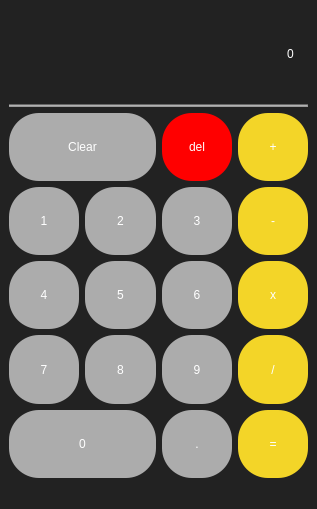
<?xml version="1.0" encoding="UTF-8"?>
<ui version="4.0">
 <class>MainWindow</class>
 <widget class="QMainWindow" name="MainWindow">
  <property name="geometry">
   <rect>
    <x>0</x>
    <y>0</y>
    <width>317</width>
    <height>509</height>
   </rect>
  </property>
  <property name="windowTitle">
   <string>MainWindow</string>
  </property>
  <property name="styleSheet">
   <string notr="true">background-color: rgb(34, 34, 34);</string>
  </property>
  <widget class="QWidget" name="centralwidget">
   <layout class="QGridLayout" name="gridLayout_2">
    <item row="0" column="0">
     <layout class="QGridLayout" name="gridLayout">
      <item row="6" column="0" colspan="2">
       <widget class="QPushButton" name="push_0">
        <property name="sizePolicy">
         <sizepolicy hsizetype="MinimumExpanding" vsizetype="Preferred">
          <horstretch>0</horstretch>
          <verstretch>10</verstretch>
         </sizepolicy>
        </property>
        <property name="styleSheet">
         <string notr="true">QPushButton{
color:rgb(255,255,255);
	font: 700 20pt &quot;Segoe UI&quot;;
	background-color: rgb(172, 172, 172);
	border-radius: 30px;
}
QPushButtton:hover{
color:rgb(61,61,61);
	font: 700 20pt &quot;Segoe UI&quot;;
	background-color: rgb(238, 238, 238);
	border-radius: 30 px;
	gridline-color: rgb(239, 239, 239);
}</string>
        </property>
        <property name="text">
         <string>0</string>
        </property>
       </widget>
      </item>
      <item row="0" column="0" colspan="4" alignment="Qt::AlignmentFlag::AlignRight">
       <widget class="QLabel" name="label_1">
        <property name="sizePolicy">
         <sizepolicy hsizetype="MinimumExpanding" vsizetype="MinimumExpanding">
          <horstretch>0</horstretch>
          <verstretch>13</verstretch>
         </sizepolicy>
        </property>
        <property name="minimumSize">
         <size>
          <width>21</width>
          <height>89</height>
         </size>
        </property>
        <property name="styleSheet">
         <string notr="true">font: 700 28pt &quot;Segoe UI&quot;;
color:rgb(255, 255, 255);</string>
        </property>
        <property name="text">
         <string>0</string>
        </property>
       </widget>
      </item>
      <item row="2" column="3">
       <widget class="QPushButton" name="push_plus">
        <property name="sizePolicy">
         <sizepolicy hsizetype="MinimumExpanding" vsizetype="Preferred">
          <horstretch>0</horstretch>
          <verstretch>10</verstretch>
         </sizepolicy>
        </property>
        <property name="styleSheet">
         <string notr="true">QPushButton{
	font: 700 20pt &quot;Segoe UI&quot;;
	background-color: rgb(243, 213, 40);
	color: rgb(255, 255, 255);
	border-radius:30px
}</string>
        </property>
        <property name="text">
         <string>+</string>
        </property>
        <property name="icon">
         <iconset>
          <normaloff>../assets/Screenshot_2026-11-18_172349-removebg-preview.png</normaloff>../assets/Screenshot_2026-11-18_172349-removebg-preview.png</iconset>
        </property>
        <property name="iconSize">
         <size>
          <width>0</width>
          <height>26</height>
         </size>
        </property>
       </widget>
      </item>
      <item row="6" column="3">
       <widget class="QPushButton" name="push_egal">
        <property name="sizePolicy">
         <sizepolicy hsizetype="MinimumExpanding" vsizetype="Preferred">
          <horstretch>0</horstretch>
          <verstretch>10</verstretch>
         </sizepolicy>
        </property>
        <property name="styleSheet">
         <string notr="true">QPushButton{
	font: 700 20pt &quot;Segoe UI&quot;;
	background-color: rgb(243, 213, 40);
	color: rgb(255, 255, 255);
	border-radius:30px
}</string>
        </property>
        <property name="text">
         <string>=</string>
        </property>
       </widget>
      </item>
      <item row="4" column="1">
       <widget class="QPushButton" name="push_5">
        <property name="sizePolicy">
         <sizepolicy hsizetype="MinimumExpanding" vsizetype="Preferred">
          <horstretch>0</horstretch>
          <verstretch>10</verstretch>
         </sizepolicy>
        </property>
        <property name="styleSheet">
         <string notr="true">QPushButton{
color:rgb(255,255,255);
	font: 700 20pt &quot;Segoe UI&quot;;
	background-color: rgb(172, 172, 172);
	border-radius: 30px;
}
QPushButtton:hover{
color:rgb(61,61,61);
	font: 700 20pt &quot;Segoe UI&quot;;
	background-color: rgb(238, 238, 238);
	border-radius: 30 px;
	gridline-color: rgb(239, 239, 239);
}</string>
        </property>
        <property name="text">
         <string>5</string>
        </property>
       </widget>
      </item>
      <item row="3" column="0">
       <widget class="QPushButton" name="push_1">
        <property name="sizePolicy">
         <sizepolicy hsizetype="MinimumExpanding" vsizetype="Preferred">
          <horstretch>0</horstretch>
          <verstretch>10</verstretch>
         </sizepolicy>
        </property>
        <property name="styleSheet">
         <string notr="true">QPushButton{
color:rgb(255,255,255);
	font: 700 20pt &quot;Segoe UI&quot;;
	background-color: rgb(172, 172, 172);
	border-radius: 30px;
}
QPushButtton:hover{
color:rgb(61,61,61);
	font: 700 20pt &quot;Segoe UI&quot;;
	background-color: rgb(238, 238, 238);
	border-radius: 30 px;
	gridline-color: rgb(239, 239, 239);
}</string>
        </property>
        <property name="text">
         <string>1</string>
        </property>
       </widget>
      </item>
      <item row="3" column="1">
       <widget class="QPushButton" name="push_2">
        <property name="sizePolicy">
         <sizepolicy hsizetype="MinimumExpanding" vsizetype="Preferred">
          <horstretch>0</horstretch>
          <verstretch>10</verstretch>
         </sizepolicy>
        </property>
        <property name="minimumSize">
         <size>
          <width>0</width>
          <height>24</height>
         </size>
        </property>
        <property name="styleSheet">
         <string notr="true">QPushButton{
color:rgb(255,255,255);
	font: 700 20pt &quot;Segoe UI&quot;;
	background-color: rgb(172, 172, 172);
	border-radius: 30px;
}
QPushButtton:hover{
color:rgb(61,61,61);
	font: 700 20pt &quot;Segoe UI&quot;;
	background-color: rgb(238, 238, 238);
	border-radius: 30 px;
	gridline-color: rgb(239, 239, 239);
}</string>
        </property>
        <property name="text">
         <string>2</string>
        </property>
       </widget>
      </item>
      <item row="5" column="0">
       <widget class="QPushButton" name="push_7">
        <property name="sizePolicy">
         <sizepolicy hsizetype="MinimumExpanding" vsizetype="Preferred">
          <horstretch>0</horstretch>
          <verstretch>10</verstretch>
         </sizepolicy>
        </property>
        <property name="styleSheet">
         <string notr="true">QPushButton{
color:rgb(255,255,255);
	font: 700 20pt &quot;Segoe UI&quot;;
	background-color: rgb(172, 172, 172);
	border-radius: 30px;
}
QPushButtton:hover{
color:rgb(61,61,61);
	font: 700 20pt &quot;Segoe UI&quot;;
	background-color: rgb(238, 238, 238);
	border-radius: 30 px;
	gridline-color: rgb(239, 239, 239);
}</string>
        </property>
        <property name="text">
         <string>7</string>
        </property>
       </widget>
      </item>
      <item row="3" column="2">
       <widget class="QPushButton" name="push_3">
        <property name="sizePolicy">
         <sizepolicy hsizetype="MinimumExpanding" vsizetype="Preferred">
          <horstretch>0</horstretch>
          <verstretch>10</verstretch>
         </sizepolicy>
        </property>
        <property name="styleSheet">
         <string notr="true">QPushButton{
color:rgb(255,255,255);
	font: 700 20pt &quot;Segoe UI&quot;;
	background-color: rgb(172, 172, 172);
	border-radius: 30px;
}
QPushButtton:hover{
color:rgb(61,61,61);
	font: 700 20pt &quot;Segoe UI&quot;;
	background-color: rgb(238, 238, 238);
	border-radius: 30 px;
	gridline-color: rgb(239, 239, 239);
}</string>
        </property>
        <property name="text">
         <string>3</string>
        </property>
       </widget>
      </item>
      <item row="6" column="2">
       <widget class="QPushButton" name="push_point">
        <property name="sizePolicy">
         <sizepolicy hsizetype="MinimumExpanding" vsizetype="Preferred">
          <horstretch>0</horstretch>
          <verstretch>10</verstretch>
         </sizepolicy>
        </property>
        <property name="styleSheet">
         <string notr="true">QPushButton{
color:rgb(255,255,255);
	font: 700 20pt &quot;Segoe UI&quot;;
	background-color: rgb(172, 172, 172);
	border-radius: 30px;
}
QPushButtton:hover{
color:rgb(61,61,61);
	font: 700 20pt &quot;Segoe UI&quot;;
	background-color: rgb(238, 238, 238);
	border-radius: 30 px;
	gridline-color: rgb(239, 239, 239);
}</string>
        </property>
        <property name="text">
         <string>.</string>
        </property>
       </widget>
      </item>
      <item row="5" column="3">
       <widget class="QPushButton" name="push_division">
        <property name="sizePolicy">
         <sizepolicy hsizetype="MinimumExpanding" vsizetype="Preferred">
          <horstretch>0</horstretch>
          <verstretch>10</verstretch>
         </sizepolicy>
        </property>
        <property name="styleSheet">
         <string notr="true">QPushButton{
	font: 700 20pt &quot;Segoe UI&quot;;
	background-color: rgb(243, 213, 40);
	color: rgb(255, 255, 255);
	border-radius:30px
}</string>
        </property>
        <property name="text">
         <string>/</string>
        </property>
       </widget>
      </item>
      <item row="2" column="2">
       <widget class="QPushButton" name="push_del">
        <property name="sizePolicy">
         <sizepolicy hsizetype="MinimumExpanding" vsizetype="Preferred">
          <horstretch>0</horstretch>
          <verstretch>10</verstretch>
         </sizepolicy>
        </property>
        <property name="styleSheet">
         <string notr="true">QPushButton{
color:rgb(255,255,255);
	font: 700 20pt &quot;Segoe UI&quot;;
	
	background-color: rgb(255, 0, 0);
	border-radius: 30px;
}
QPushButtton:hover{
color:rgb(61,61,61);
	font: 700 20pt &quot;Segoe UI&quot;;
	background-color: rgb(238, 238, 238);
	border-radius: 30 px;
	gridline-color: rgb(239, 239, 239);
}</string>
        </property>
        <property name="text">
         <string>del</string>
        </property>
       </widget>
      </item>
      <item row="4" column="3">
       <widget class="QPushButton" name="push_fois">
        <property name="sizePolicy">
         <sizepolicy hsizetype="MinimumExpanding" vsizetype="Preferred">
          <horstretch>0</horstretch>
          <verstretch>10</verstretch>
         </sizepolicy>
        </property>
        <property name="styleSheet">
         <string notr="true">QPushButton{
	font: 700 20pt &quot;Segoe UI&quot;;
	background-color: rgb(243, 213, 40);
	color: rgb(255, 255, 255);
	border-radius:30px
}</string>
        </property>
        <property name="text">
         <string>x</string>
        </property>
       </widget>
      </item>
      <item row="3" column="3">
       <widget class="QPushButton" name="push_moin">
        <property name="sizePolicy">
         <sizepolicy hsizetype="MinimumExpanding" vsizetype="Preferred">
          <horstretch>0</horstretch>
          <verstretch>10</verstretch>
         </sizepolicy>
        </property>
        <property name="styleSheet">
         <string notr="true">QPushButton{
	font: 700 20pt &quot;Segoe UI&quot;;
	background-color: rgb(243, 213, 40);
	color: rgb(255, 255, 255);
	border-radius:30px
}</string>
        </property>
        <property name="text">
         <string>-</string>
        </property>
        <property name="icon">
         <iconset>
          <normaloff>../assets/Screenshot_2026-11-18_182242-removebg-preview.png</normaloff>../assets/Screenshot_2026-11-18_182242-removebg-preview.png</iconset>
        </property>
        <property name="iconSize">
         <size>
          <width>0</width>
          <height>16</height>
         </size>
        </property>
       </widget>
      </item>
      <item row="2" column="0" colspan="2">
       <widget class="QPushButton" name="push_clear">
        <property name="sizePolicy">
         <sizepolicy hsizetype="MinimumExpanding" vsizetype="Preferred">
          <horstretch>0</horstretch>
          <verstretch>10</verstretch>
         </sizepolicy>
        </property>
        <property name="styleSheet">
         <string notr="true">QPushButton{
color:rgb(255,255,255);
	font: 700 20pt &quot;Segoe UI&quot;;
	background-color: rgb(172, 172, 172);
	border-radius: 30px;
}
QPushButtton:hover{
color:rgb(61,61,61);
	font: 700 20pt &quot;Segoe UI&quot;;
	background-color: rgb(238, 238, 238);
	border-radius: 30 px;
	gridline-color: rgb(239, 239, 239);
}</string>
        </property>
        <property name="text">
         <string>Clear</string>
        </property>
        <property name="iconSize">
         <size>
          <width>16</width>
          <height>16</height>
         </size>
        </property>
       </widget>
      </item>
      <item row="5" column="1">
       <widget class="QPushButton" name="push_8">
        <property name="sizePolicy">
         <sizepolicy hsizetype="MinimumExpanding" vsizetype="Preferred">
          <horstretch>0</horstretch>
          <verstretch>10</verstretch>
         </sizepolicy>
        </property>
        <property name="styleSheet">
         <string notr="true">QPushButton{
color:rgb(255,255,255);
	font: 700 20pt &quot;Segoe UI&quot;;
	background-color: rgb(172, 172, 172);
	border-radius: 30px;
}
QPushButtton:hover{
color:rgb(61,61,61);
	font: 700 20pt &quot;Segoe UI&quot;;
	background-color: rgb(238, 238, 238);
	border-radius: 30 px;
	gridline-color: rgb(239, 239, 239);
}</string>
        </property>
        <property name="text">
         <string>8</string>
        </property>
       </widget>
      </item>
      <item row="4" column="2">
       <widget class="QPushButton" name="push_6">
        <property name="sizePolicy">
         <sizepolicy hsizetype="MinimumExpanding" vsizetype="Preferred">
          <horstretch>0</horstretch>
          <verstretch>10</verstretch>
         </sizepolicy>
        </property>
        <property name="styleSheet">
         <string notr="true">QPushButton{
color:rgb(255,255,255);
	font: 700 20pt &quot;Segoe UI&quot;;
	background-color: rgb(172, 172, 172);
	border-radius: 30px;
}
QPushButtton:hover{
color:rgb(61,61,61);
	font: 700 20pt &quot;Segoe UI&quot;;
	background-color: rgb(238, 238, 238);
	border-radius: 30 px;
	gridline-color: rgb(239, 239, 239);
}</string>
        </property>
        <property name="text">
         <string>6</string>
        </property>
       </widget>
      </item>
      <item row="5" column="2">
       <widget class="QPushButton" name="push_9">
        <property name="sizePolicy">
         <sizepolicy hsizetype="MinimumExpanding" vsizetype="Preferred">
          <horstretch>0</horstretch>
          <verstretch>10</verstretch>
         </sizepolicy>
        </property>
        <property name="styleSheet">
         <string notr="true">QPushButton{
color:rgb(255,255,255);
	font: 700 20pt &quot;Segoe UI&quot;;
	background-color: rgb(172, 172, 172);
	border-radius: 30px;
}
QPushButtton:hover{
color:rgb(61,61,61);
	font: 700 20pt &quot;Segoe UI&quot;;
	background-color: rgb(238, 238, 238);
	border-radius: 30 px;
	gridline-color: rgb(239, 239, 239);
}</string>
        </property>
        <property name="text">
         <string>9</string>
        </property>
       </widget>
      </item>
      <item row="4" column="0">
       <widget class="QPushButton" name="push_4">
        <property name="sizePolicy">
         <sizepolicy hsizetype="MinimumExpanding" vsizetype="Preferred">
          <horstretch>0</horstretch>
          <verstretch>10</verstretch>
         </sizepolicy>
        </property>
        <property name="styleSheet">
         <string notr="true">QPushButton{
color:rgb(255,255,255);
	font: 700 20pt &quot;Segoe UI&quot;;
	background-color: rgb(172, 172, 172);
	border-radius: 30px;
}
QPushButtton:hover{
color:rgb(61,61,61);
	font: 700 20pt &quot;Segoe UI&quot;;
	background-color: rgb(238, 238, 238);
	border-radius: 30 px;
	gridline-color: rgb(239, 239, 239);
}</string>
        </property>
        <property name="text">
         <string>4</string>
        </property>
       </widget>
      </item>
      <item row="1" column="0" colspan="4">
       <widget class="Line" name="line">
        <property name="styleSheet">
         <string notr="true">background-color: rgb(154, 154, 154);</string>
        </property>
        <property name="orientation">
         <enum>Qt::Orientation::Horizontal</enum>
        </property>
       </widget>
      </item>
     </layout>
    </item>
   </layout>
  </widget>
  <widget class="QStatusBar" name="statusbar"/>
 </widget>
 <resources/>
 <connections/>
</ui>
